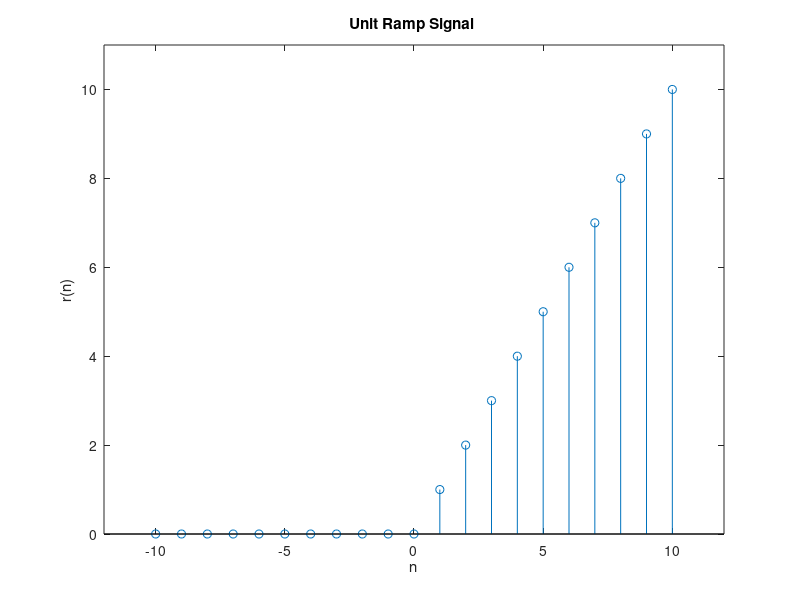

MATLAB code for this plot:
close all
clear all
clc

n=-10:10;
[a,b] = size(n);
r=zeros(a,11);
for i=11:b
if n(i) >= 0
    r(i) = n(i);

end
end
stem(n,r)
xlabel('n');
ylabel('r(n)');
title('Unit Ramp Signal ');
axis([-12 12 0 11])
